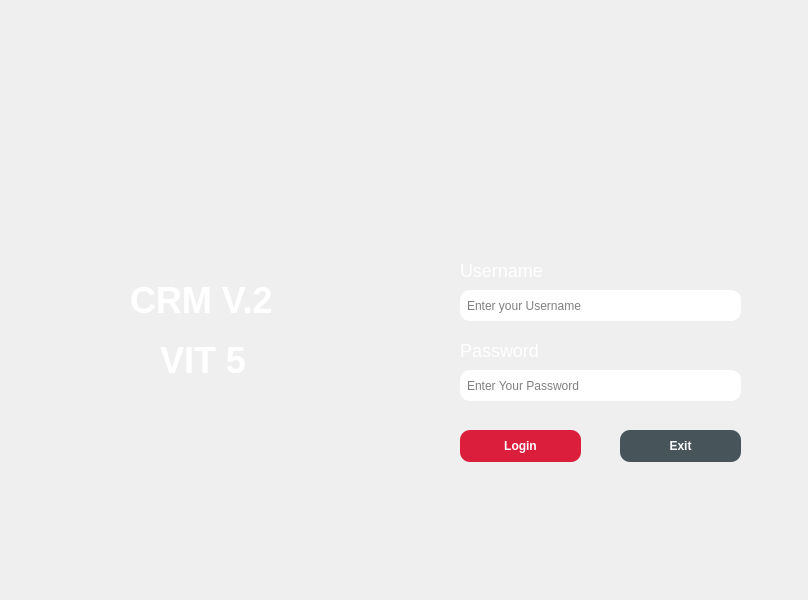
<?xml version="1.0" encoding="UTF-8"?>
<ui version="4.0">
 <class>MainWindow</class>
 <widget class="QMainWindow" name="MainWindow">
  <property name="enabled">
   <bool>true</bool>
  </property>
  <property name="geometry">
   <rect>
    <x>0</x>
    <y>0</y>
    <width>808</width>
    <height>600</height>
   </rect>
  </property>
  <property name="windowTitle">
   <string>MainWindow</string>
  </property>
  <property name="styleSheet">
   <string notr="true">background-image: url(:/assets/assets/login.jpg);
QWidget::setFixedSize(800, 600);



</string>
  </property>
  <widget class="QWidget" name="centralwidget">
   <widget class="QLabel" name="label">
    <property name="geometry">
     <rect>
      <x>120</x>
      <y>270</y>
      <width>151</width>
      <height>61</height>
     </rect>
    </property>
    <property name="styleSheet">
     <string notr="true">color:white;
font-size:36px;
font-weight:bold;
background:none</string>
    </property>
    <property name="text">
     <string> CRM V.2</string>
    </property>
   </widget>
   <widget class="QLabel" name="label_2">
    <property name="geometry">
     <rect>
      <x>460</x>
      <y>260</y>
      <width>101</width>
      <height>20</height>
     </rect>
    </property>
    <property name="styleSheet">
     <string notr="true">color:white;
font-size:18px;
font-weight:400;
background:none</string>
    </property>
    <property name="text">
     <string>Username</string>
    </property>
   </widget>
   <widget class="QLineEdit" name="username_lineEdit">
    <property name="geometry">
     <rect>
      <x>460</x>
      <y>290</y>
      <width>281</width>
      <height>31</height>
     </rect>
    </property>
    <property name="toolTip">
     <string>&lt;html&gt;&lt;head/&gt;&lt;body&gt;&lt;p&gt;&lt;br/&gt;&lt;/p&gt;&lt;/body&gt;&lt;/html&gt;</string>
    </property>
    <property name="whatsThis">
     <string>&lt;html&gt;&lt;head/&gt;&lt;body&gt;&lt;p&gt;aieuaieua&lt;/p&gt;&lt;/body&gt;&lt;/html&gt;</string>
    </property>
    <property name="styleSheet">
     <string notr="true">QLineEdit{
border-radius:10px;
background:none;
padding:5px
}
</string>
    </property>
    <property name="text">
     <string/>
    </property>
    <property name="maxLength">
     <number>32766</number>
    </property>
    <property name="placeholderText">
     <string>Enter your Username</string>
    </property>
   </widget>
   <widget class="QLineEdit" name="password_lineEdit">
    <property name="geometry">
     <rect>
      <x>460</x>
      <y>370</y>
      <width>281</width>
      <height>31</height>
     </rect>
    </property>
    <property name="cursor">
     <cursorShape>SizeHorCursor</cursorShape>
    </property>
    <property name="contextMenuPolicy">
     <enum>Qt::PreventContextMenu</enum>
    </property>
    <property name="styleSheet">
     <string notr="true">QLineEdit{
border-radius:10px;
background:none;
padding:5px
}
</string>
    </property>
    <property name="text">
     <string/>
    </property>
    <property name="echoMode">
     <enum>QLineEdit::Normal</enum>
    </property>
    <property name="placeholderText">
     <string>Enter Your Password</string>
    </property>
   </widget>
   <widget class="QLabel" name="label_3">
    <property name="geometry">
     <rect>
      <x>460</x>
      <y>340</y>
      <width>101</width>
      <height>20</height>
     </rect>
    </property>
    <property name="styleSheet">
     <string notr="true">color:white;
font-size:18px;
font-weight:400;
background:none</string>
    </property>
    <property name="text">
     <string>Password</string>
    </property>
   </widget>
   <widget class="QPushButton" name="pushButton">
    <property name="geometry">
     <rect>
      <x>460</x>
      <y>430</y>
      <width>121</width>
      <height>32</height>
     </rect>
    </property>
    <property name="styleSheet">
     <string notr="true">QPushButton{
color:white;
background:#db1e3c;
border-radius:10px;
font-weight:bold;
}

QPushButton::hover{
color:#db1e3c;
background:white;
border-radius:10px;
font-weight:bold
}</string>
    </property>
    <property name="text">
     <string>Login</string>
    </property>
   </widget>
   <widget class="QPushButton" name="pushButton_2">
    <property name="geometry">
     <rect>
      <x>620</x>
      <y>430</y>
      <width>121</width>
      <height>32</height>
     </rect>
    </property>
    <property name="styleSheet">
     <string notr="true">QPushButton{
color:white;
background:#47545a;
border-radius:10px;
font-weight:bold;
}

QPushButton::hover{
color:#47545a;
background:white;
border-radius:10px;
font-weight:bold
}</string>
    </property>
    <property name="text">
     <string>Exit</string>
    </property>
   </widget>
   <widget class="QLabel" name="label_4">
    <property name="geometry">
     <rect>
      <x>160</x>
      <y>330</y>
      <width>101</width>
      <height>61</height>
     </rect>
    </property>
    <property name="styleSheet">
     <string notr="true">color:white;
font-size:36px;
font-weight:bold;
background:none</string>
    </property>
    <property name="text">
     <string>VIT 5</string>
    </property>
   </widget>
  </widget>
 </widget>
 <resources>
  <include location="assets.qrc"/>
 </resources>
 <connections/>
</ui>
